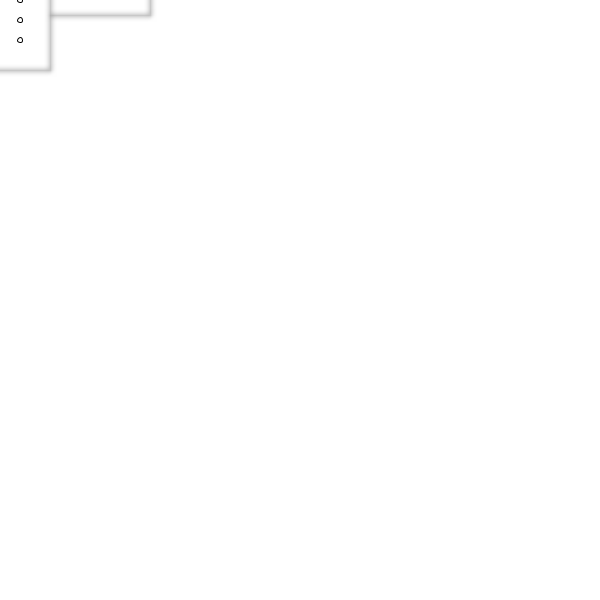
Frame 1 (no input)
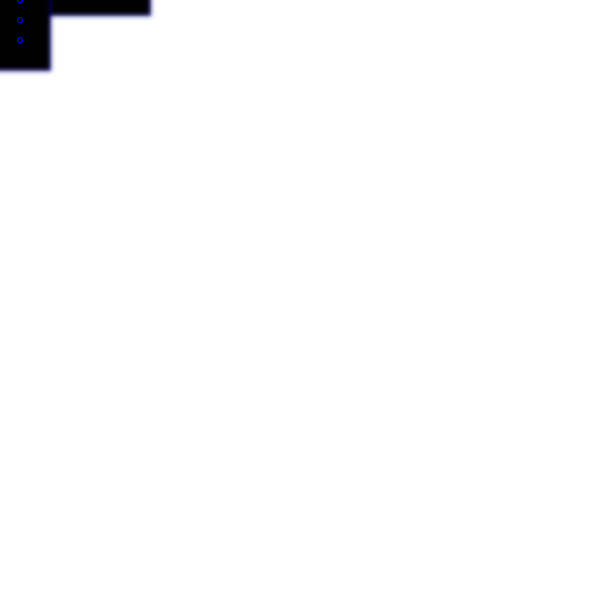
Frame 60 (the mouse pressed at the canvas centre just before this capture)
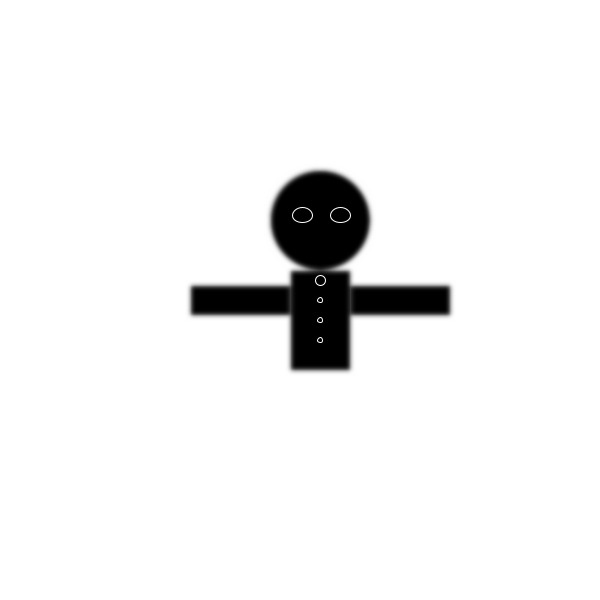
Frame 120 (the mouse held since frame 60 and released just before this capture)

The Processing sketch that drew these frames (run headless with seeded random() and noise(); from frame 60 on, the mouse is pressed at the canvas centre):

// Processing sketch: processing_1451
// ── processing_1451.pde

int k=-180;
void setup(){
  size(600,600);
  ellipseMode(CENTER);
  rectMode(CENTER);
}


void draw (){
background(255);
  ellipse(k+mouseX+200,k+mouseY+100,100,100);
  rect(k+mouseX+200,k+mouseY+200,60,100);
  rect(k+mouseX+120,k+mouseY+180,100,30);
  rect(k+mouseX+280,k+mouseY+180,100,30);
  filter(BLUR,2.0);
  ellipse(k+mouseX+200,k+mouseY+200,5,5);
   
  ellipse(k+mouseX+200,k+mouseY+180,5,5);
  ellipse(k+mouseX+200,k+mouseY+220,5,5);
  ellipse(k+mouseX+200,k+mouseY+160,10,10);
  fill(0);
  ellipse(k+mouseX+182,k+mouseY+95,20,15);
  ellipse(k+mouseX+220,k+mouseY+95,20,15);

  stroke(mouseX,mouseY,1800);
 
}
